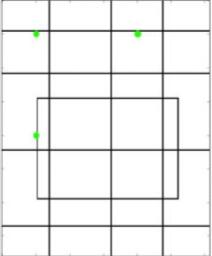
#> input picture Image Processing in OpenCV/Hough Line Transform/drawing.jpg, 212 x 256 px
$ python GoughLineSearch.py
#> lines starting #> are read from the running program, lines starting #| are printed output that depends on the picture; after the words box and inside, x2 and y2 are one past the last pixel; in counts of white or black regions, pixels touching at a corner belong together
# -*- coding: utf-8 -*-
"""
@author: wuxin
"""
import cv2 as cv
import numpy as np

if __name__ == "__main__":

    img = cv.imread('drawing.jpg')
#> img is the input picture: shape (256, 212, 3); mean B, G, R 239.1, 239.6, 239.2
    gray = cv.cvtColor(img, cv.COLOR_BGR2GRAY)
    edges = cv.Canny(gray, 50, 150, apertureSize=3)
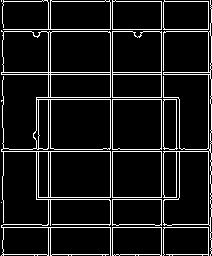
#> edges: shape (256, 212); 9.5% white in thin lines or dots

    lines = cv.HoughLines(edges, 1, np.pi/180, 200)
#> lines = [[112, 0], [161, 0], [50, 0], [208, 0], [48, 0], [110, 0], [163, 0], [72, 1.57], [74, 1.57], [151, 1.57], [227, 1.57], [29, 1.57]]
    for j in range(len(lines)):
        for rho, theta in lines[j]:
            a = np.cos(theta)
            b = np.sin(theta)
            x0 = a * rho
            y0 = b * rho
            x1 = int(x0 + 1000 * (-b))
            y1 = int(y0 + 1000 * (a))
            x2 = int(x0 - 1000 * (-b))
            y2 = int(y0 - 1000 * (a))

            cv.line(img, (x1, y1), (x2, y2), (0, 0, 255), 2)
#> this loop made 12 passes
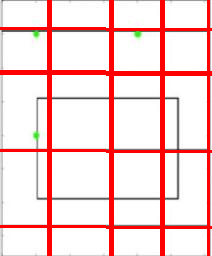
#> img: shape (256, 212, 3); 13.49% of pixels changed, all inside (x1, y1, x2, y2) = (0, 0, 212, 256)

    cv.imshow('houghline', img)
    cv.waitKey(0)
    cv.destroyAllWindows()
